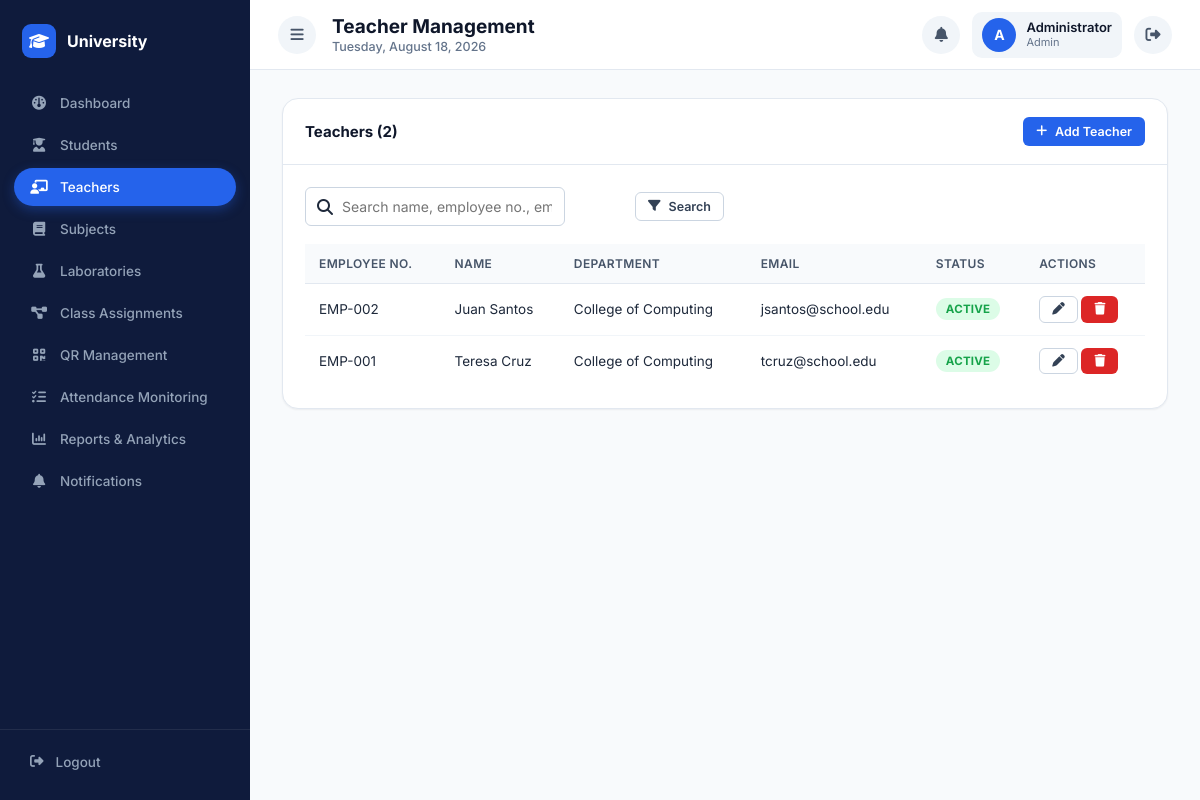
Screenshot of /admin/teachers.php (signed in) with the database file from the repository.
### tables this page shows
CREATE TABLE teachers (
    teacher_id INT AUTO_INCREMENT PRIMARY KEY,
    user_id INT NOT NULL,
    employee_number VARCHAR(30) NOT NULL UNIQUE,
    full_name VARCHAR(150) NOT NULL,
    department VARCHAR(100),
    contact_number VARCHAR(20),
    photo VARCHAR(255) DEFAULT NULL,
    created_at TIMESTAMP DEFAULT CURRENT_TIMESTAMP,
    FOREIGN KEY (user_id) REFERENCES users(user_id) ON DELETE CASCADE
);

CREATE TABLE users (
    user_id INT AUTO_INCREMENT PRIMARY KEY,
    username VARCHAR(50) NOT NULL UNIQUE,
    password VARCHAR(255) NOT NULL,           
    role ENUM('admin','teacher','student') NOT NULL,
    email VARCHAR(100) NOT NULL UNIQUE,
    status ENUM('active','inactive') NOT NULL DEFAULT 'active',
    created_at TIMESTAMP DEFAULT CURRENT_TIMESTAMP,
    updated_at TIMESTAMP DEFAULT CURRENT_TIMESTAMP ON UPDATE CURRENT_TIMESTAMP,
    INDEX idx_role (role)
);

### includes/functions.php (called while the page is built, shortened)
<?php
function e($value) {
    return htmlspecialchars($value ?? '', ENT_QUOTES, 'UTF-8');
}
function clean($value) {
    return trim(strip_tags($value ?? ''));
}
function paginate($totalRows, $perPage = 10) {
    $page = isset($_GET['page']) ? max(1, (int) $_GET['page']) : 1;
    $totalPages = max(1, (int) ceil($totalRows / $perPage));
    $page = min($page, $totalPages);
    $offset = ($page - 1) * $perPage;
    return ['offset' => $offset, 'limit' => $perPage, 'page' => $page, 'totalPages' => $totalPages];
}

### admin/teachers.php (the view, shortened to what this page needs)
<?php
require_once __DIR__ . '/../includes/auth.php';
$search = clean($_GET['search'] ?? '');
$where = ''; $params = [];
$countStmt = $pdo->prepare("SELECT COUNT(*) FROM teachers t JOIN users u ON u.user_id = t.user_id $where");
$countStmt->execute($params);
$totalRows = (int) $countStmt->fetchColumn();
$p = paginate($totalRows, 10);
$stmt = $pdo->prepare("
    SELECT t.*, u.username, u.email, u.status
    FROM teachers t JOIN users u ON u.user_id = t.user_id
    $where ORDER BY t.full_name ASC LIMIT {$p['limit']} OFFSET {$p['offset']}
");
$stmt->execute($params);
$teachers = $stmt->fetchAll();
require_once __DIR__ . '/../includes/header.php';
?>
<div class="card">
    <div class="card-header">
        <h3>Teachers (<?php echo $totalRows; ?>)</h3>
        <button class="btn btn-primary btn-sm" onclick="openAddModal()"><i class="fa-solid fa-plus"></i> Add Teacher</button>
    </div>
    <div class="card-body">
        <form method="GET" class="toolbar">
            <div class="search-box">
                <i class="fa-solid fa-magnifying-glass"></i>
                <input type="text" class="form-control" name="search" placeholder="Search name, employee no., email..." value="<?php echo e($search); ?>">
            </div>
            <button class="btn btn-outline btn-sm" type="submit"><i class="fa-solid fa-filter"></i> Search</button>
        </form>
        <div class="table-wrapper">
            <table class="data-table">
                <thead><tr><th>Employee No.</th><th>Name</th><th>Department</th><th>Email</th><th>Status</th><th>Actions</th></tr></thead>
                <tbody>
                <?php if (empty($teachers)): ?>
                    <tr><td colspan="6" class="text-center text-muted">No teachers found.</td></tr>
                <?php else: foreach ($teachers as $t): ?>
                    <tr>
                        <td><?php echo e($t['employee_number']); ?></td>
                        <td><?php echo e($t['full_name']); ?></td>
                        <td><?php echo e($t['department']); ?></td>
                        <td><?php echo e($t['email']); ?></td>
                        <td><span class="badge badge-<?php echo $t['status'] === 'active' ? 'active' : 'inactive'; ?>"><?php echo ucfirst($t['status']); ?></span></td>
                        <td>
                            <button class="btn btn-outline btn-sm" onclick='openEditModal(<?php echo json_encode($t); ?>)'><i class="fa-solid fa-pen"></i></button>
                            <button class="btn btn-danger btn-sm" onclick="deleteTeacher(<?php echo $t['teacher_id']; ?>)"><i class="fa-solid fa-trash"></i></button>
                        </td>
                    </tr>
                <?php endforeach; endif; ?>
                </tbody>
            </table>
        </div>
    </div>
</div>
<?php require_once __DIR__ . '/../includes/footer.php'; ?>

### attendance-system/assets/css/style.css (style rules this page uses)
:root { --indigo-900:#0f1b3c; --indigo-700:#16224a; --indigo-600:#2563eb; --indigo-500:#3b82f6; --indigo-100:#dbeafe; --indigo-50:#eff6ff; --slate-900:#0f172a; --slate-800:#1e293b; --slate-700:#334155; --slate-600:#475569; --slate-500:#64748b; --slate-300:#cbd5e1; --slate-200:#e2e8f0; --slate-100:#f1f5f9; --slate-50:#f8fafc; --green-600:#16a34a; --green-100:#dcfce7; --amber-600:#d97706; --amber-100:#fef3c7; --red-600:#dc2626; --red-100:#fee2e2; --radius-sm:6px; --radius-md:10px; --radius-lg:16px; --shadow-sm:0 1px 2px rgba(15,23,42,.06); --shadow-md:0 4px 14px rgba(15,23,42,.08); --shadow-lg:0 12px 32px rgba(15,23,42,.14); --sidebar-w:250px; }
*,*::before,*::after { box-sizing:border-box }
html,body { height:100% }
body { margin:0; font-family:'Inter',-apple-system,BlinkMacSystemFont,'Segoe UI',Arial,sans-serif; background:var(--slate-50); color:var(--slate-800); -webkit-font-smoothing:antialiased; }
button { font-family:inherit }
.card { background:#fff;border-radius:var(--radius-lg);border:1px solid var(--slate-200);box-shadow:var(--shadow-sm) }
.card-header { display:flex;align-items:center;justify-content:space-between;padding:18px 22px;border-bottom:1px solid var(--slate-200) }
.card-header h3 { margin:0;font-size:15px;font-weight:700;color:var(--slate-900) }
.card-body { padding:22px }
.btn { display:inline-flex;align-items:center;justify-content:center;gap:8px; padding:10px 18px;border-radius:var(--radius-sm);font-size:14px;font-weight:600; border:1px solid transparent;cursor:pointer;transition:all .15s; }
.btn-primary { background:var(--indigo-600);color:#fff }
.btn-danger { background:var(--red-600);color:#fff }
.btn-outline { background:#fff;border-color:var(--slate-300);color:var(--slate-700) }
.btn-sm { padding:6px 12px;font-size:12.5px }
.form-control { width:100%;padding:10px 12px;border:1px solid var(--slate-300);border-radius:var(--radius-sm); font-size:14px;font-family:inherit;color:var(--slate-900);background:#fff; }
.table-wrapper { overflow-x:auto }
table.data-table { width:100%;border-collapse:collapse;font-size:13.5px }
.data-table thead th { text-align:left;padding:12px 14px;background:var(--slate-50);color:var(--slate-600); font-weight:600;font-size:12px;text-transform:uppercase;letter-spacing:.03em; border-bottom:1px solid var(--slate-200);white-space:nowrap; }
.data-table tbody td { padding:12px 14px;border-bottom:1px solid var(--slate-100);color:var(--slate-800) }
.data-table tbody tr:last-child td { border-bottom:none }
.badge { display:inline-flex;align-items:center;gap:5px;padding:4px 10px;border-radius:20px;font-size:11.5px;font-weight:700;text-transform:uppercase;letter-spacing:.02em }
.badge-active { background:var(--green-100);color:var(--green-600) }
.toolbar { display:flex;flex-wrap:wrap;gap:10px;align-items:center;margin-bottom:18px }
.toolbar .form-control { max-width:260px }
.search-box { position:relative;flex:1;max-width:320px }
.search-box i { position:absolute;left:12px;top:50%;transform:translateY(-50%);color:var(--slate-400) }
.search-box input { padding-left:36px }

### rows the page displays
teachers: employee_number "EMP-002", full_name "Juan Santos", department "College of Computing", user.email "jsantos@school.edu", user.status "ACTIVE"
teachers: employee_number "EMP-001", full_name "Teresa Cruz", department "College of Computing", user.email "tcruz@school.edu", user.status "ACTIVE"

### other values shown
$pageTitle "Teacher Management"
substr($_SESSION['full_name'] ?? 'U', 0, 1) "A"
$_SESSION['full_name'] "Administrator"
$_SESSION['role'] "Admin"
$totalRows "2"
